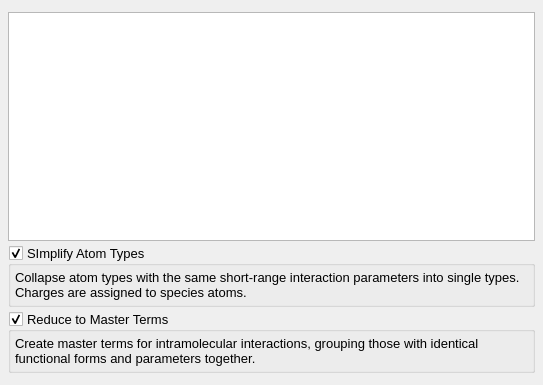
<?xml version="1.0" encoding="UTF-8"?>
<ui version="4.0">
 <class>ImportLigParGenDialog</class>
 <widget class="QDialog" name="ImportLigParGenDialog">
  <property name="geometry">
   <rect>
    <x>0</x>
    <y>0</y>
    <width>543</width>
    <height>385</height>
   </rect>
  </property>
  <property name="font">
   <font>
    <pointsize>10</pointsize>
   </font>
  </property>
  <property name="windowTitle">
   <string>Import Forcefield Wizard</string>
  </property>
  <layout class="QVBoxLayout" name="verticalLayout">
   <property name="spacing">
    <number>4</number>
   </property>
   <property name="leftMargin">
    <number>4</number>
   </property>
   <property name="topMargin">
    <number>4</number>
   </property>
   <property name="rightMargin">
    <number>4</number>
   </property>
   <property name="bottomMargin">
    <number>4</number>
   </property>
   <item>
    <widget class="QWidget" name="WizardHeaderWidget" native="true"/>
   </item>
   <item>
    <widget class="QStackedWidget" name="MainStack">
     <property name="minimumSize">
      <size>
       <width>319</width>
       <height>120</height>
      </size>
     </property>
     <property name="currentIndex">
      <number>3</number>
     </property>
     <widget class="QWidget" name="SelectFilePage">
      <layout class="QVBoxLayout" name="verticalLayout_2">
       <item>
        <spacer name="verticalSpacer_2">
         <property name="orientation">
          <enum>Qt::Vertical</enum>
         </property>
         <property name="sizeHint" stdset="0">
          <size>
           <width>20</width>
           <height>40</height>
          </size>
         </property>
        </spacer>
       </item>
       <item>
        <layout class="QFormLayout" name="formLayout">
         <item row="0" column="0">
          <widget class="QLabel" name="label">
           <property name="text">
            <string>OpenMM File</string>
           </property>
          </widget>
         </item>
         <item row="0" column="1">
          <layout class="QHBoxLayout" name="horizontalLayout">
           <property name="spacing">
            <number>4</number>
           </property>
           <item>
            <widget class="QLineEdit" name="InputXMLEdit"/>
           </item>
           <item>
            <widget class="QPushButton" name="InputXMLButton">
             <property name="text">
              <string/>
             </property>
             <property name="icon">
              <iconset resource="main.qrc">
               <normaloff>:/menu/icons/menu_open.svg</normaloff>:/menu/icons/menu_open.svg</iconset>
             </property>
            </widget>
           </item>
          </layout>
         </item>
         <item row="1" column="0">
          <widget class="QLabel" name="label_2">
           <property name="text">
            <string>XYZ File</string>
           </property>
          </widget>
         </item>
         <item row="1" column="1">
          <layout class="QHBoxLayout" name="horizontalLayout_2">
           <property name="spacing">
            <number>4</number>
           </property>
           <item>
            <widget class="QLineEdit" name="InputXYZEdit"/>
           </item>
           <item>
            <widget class="QPushButton" name="InputXYZButton">
             <property name="text">
              <string/>
             </property>
             <property name="icon">
              <iconset resource="main.qrc">
               <normaloff>:/menu/icons/menu_open.svg</normaloff>:/menu/icons/menu_open.svg</iconset>
             </property>
            </widget>
           </item>
          </layout>
         </item>
        </layout>
       </item>
       <item>
        <spacer name="verticalSpacer">
         <property name="orientation">
          <enum>Qt::Vertical</enum>
         </property>
         <property name="sizeHint" stdset="0">
          <size>
           <width>20</width>
           <height>40</height>
          </size>
         </property>
        </spacer>
       </item>
      </layout>
     </widget>
     <widget class="QWidget" name="PreviewSpeciesPage">
      <layout class="QVBoxLayout" name="verticalLayout_5">
       <property name="spacing">
        <number>4</number>
       </property>
       <property name="leftMargin">
        <number>4</number>
       </property>
       <property name="topMargin">
        <number>4</number>
       </property>
       <property name="rightMargin">
        <number>4</number>
       </property>
       <property name="bottomMargin">
        <number>4</number>
       </property>
       <item>
        <widget class="QFrame" name="MainViewFrame">
         <property name="sizePolicy">
          <sizepolicy hsizetype="Expanding" vsizetype="Expanding">
           <horstretch>0</horstretch>
           <verstretch>0</verstretch>
          </sizepolicy>
         </property>
         <property name="minimumSize">
          <size>
           <width>300</width>
           <height>300</height>
          </size>
         </property>
         <property name="frameShape">
          <enum>QFrame::StyledPanel</enum>
         </property>
         <property name="frameShadow">
          <enum>QFrame::Sunken</enum>
         </property>
         <layout class="QHBoxLayout" name="horizontalLayout_3">
          <property name="spacing">
           <number>0</number>
          </property>
          <property name="leftMargin">
           <number>0</number>
          </property>
          <property name="topMargin">
           <number>0</number>
          </property>
          <property name="rightMargin">
           <number>0</number>
          </property>
          <property name="bottomMargin">
           <number>0</number>
          </property>
          <item>
           <widget class="SpeciesViewer" name="SpeciesView" native="true">
            <property name="sizePolicy">
             <sizepolicy hsizetype="Expanding" vsizetype="Expanding">
              <horstretch>0</horstretch>
              <verstretch>3</verstretch>
             </sizepolicy>
            </property>
            <property name="cursor">
             <cursorShape>CrossCursor</cursorShape>
            </property>
            <property name="mouseTracking">
             <bool>true</bool>
            </property>
            <property name="focusPolicy">
             <enum>Qt::WheelFocus</enum>
            </property>
           </widget>
          </item>
         </layout>
        </widget>
       </item>
      </layout>
     </widget>
     <widget class="QWidget" name="PreviewTermsPage">
      <layout class="QVBoxLayout" name="verticalLayout_4">
       <item>
        <widget class="QTreeView" name="xmlTree"/>
       </item>
      </layout>
     </widget>
     <widget class="QWidget" name="AtomTypesPage">
      <layout class="QVBoxLayout" name="verticalLayout_7">
       <property name="spacing">
        <number>4</number>
       </property>
       <property name="leftMargin">
        <number>4</number>
       </property>
       <property name="topMargin">
        <number>4</number>
       </property>
       <property name="rightMargin">
        <number>4</number>
       </property>
       <property name="bottomMargin">
        <number>4</number>
       </property>
       <item>
        <widget class="QListView" name="AtomTypeList"/>
       </item>
       <item>
        <widget class="QGroupBox" name="SimplifyAtomTypesGroup">
         <property name="title">
          <string>SImplify Atom Types</string>
         </property>
         <property name="checkable">
          <bool>true</bool>
         </property>
         <layout class="QVBoxLayout" name="verticalLayout_6" stretch="0">
          <property name="spacing">
           <number>4</number>
          </property>
          <property name="leftMargin">
           <number>4</number>
          </property>
          <property name="topMargin">
           <number>4</number>
          </property>
          <property name="rightMargin">
           <number>4</number>
          </property>
          <property name="bottomMargin">
           <number>4</number>
          </property>
          <item>
           <widget class="QLabel" name="label_4">
            <property name="text">
             <string>Collapse atom types with the same short-range interaction parameters into single types. Charges are assigned to species atoms.</string>
            </property>
            <property name="wordWrap">
             <bool>true</bool>
            </property>
           </widget>
          </item>
         </layout>
        </widget>
       </item>
       <item>
        <widget class="QGroupBox" name="ReduceToMasterTermsGroup">
         <property name="title">
          <string>Reduce to Master Terms</string>
         </property>
         <property name="checkable">
          <bool>true</bool>
         </property>
         <layout class="QVBoxLayout" name="verticalLayout_8" stretch="0">
          <property name="spacing">
           <number>4</number>
          </property>
          <property name="leftMargin">
           <number>4</number>
          </property>
          <property name="topMargin">
           <number>4</number>
          </property>
          <property name="rightMargin">
           <number>4</number>
          </property>
          <property name="bottomMargin">
           <number>4</number>
          </property>
          <item>
           <widget class="QLabel" name="label_5">
            <property name="text">
             <string>Create master terms for intramolecular interactions, grouping those with identical functional forms and parameters together.</string>
            </property>
            <property name="wordWrap">
             <bool>true</bool>
            </property>
           </widget>
          </item>
         </layout>
        </widget>
       </item>
      </layout>
     </widget>
     <widget class="QWidget" name="ApplyForcefieldPage">
      <layout class="QVBoxLayout" name="verticalLayout_3">
       <item>
        <spacer name="verticalSpacer_3">
         <property name="orientation">
          <enum>Qt::Vertical</enum>
         </property>
         <property name="sizeHint" stdset="0">
          <size>
           <width>20</width>
           <height>113</height>
          </size>
         </property>
        </spacer>
       </item>
       <item>
        <widget class="QGroupBox" name="CreateForcefieldGroup">
         <property name="title">
          <string>Create Forcefield</string>
         </property>
         <property name="checkable">
          <bool>true</bool>
         </property>
         <property name="checked">
          <bool>false</bool>
         </property>
         <layout class="QFormLayout" name="formLayout_2">
          <property name="horizontalSpacing">
           <number>4</number>
          </property>
          <property name="verticalSpacing">
           <number>4</number>
          </property>
          <property name="leftMargin">
           <number>4</number>
          </property>
          <property name="topMargin">
           <number>4</number>
          </property>
          <property name="rightMargin">
           <number>4</number>
          </property>
          <property name="bottomMargin">
           <number>4</number>
          </property>
          <item row="1" column="0">
           <widget class="QLabel" name="label_name">
            <property name="text">
             <string>Forcefield Name</string>
            </property>
           </widget>
          </item>
          <item row="1" column="1">
           <widget class="QLineEdit" name="ForcefieldNameEdit"/>
          </item>
          <item row="0" column="0" colspan="2">
           <widget class="QLabel" name="label_3">
            <property name="text">
             <string>This will create a forcefield entry for the current parameters so that they can be re-applied to additional species</string>
            </property>
            <property name="wordWrap">
             <bool>true</bool>
            </property>
           </widget>
          </item>
         </layout>
        </widget>
       </item>
       <item>
        <spacer name="verticalSpacer_4">
         <property name="orientation">
          <enum>Qt::Vertical</enum>
         </property>
         <property name="sizeHint" stdset="0">
          <size>
           <width>20</width>
           <height>112</height>
          </size>
         </property>
        </spacer>
       </item>
      </layout>
     </widget>
    </widget>
   </item>
   <item>
    <widget class="QWidget" name="WizardFooterWidget" native="true"/>
   </item>
  </layout>
 </widget>
 <customwidgets>
  <customwidget>
   <class>SpeciesViewer</class>
   <extends>QWidget</extends>
   <header>gui/speciesviewer.hui</header>
   <container>1</container>
  </customwidget>
 </customwidgets>
 <tabstops>
  <tabstop>InputXMLEdit</tabstop>
  <tabstop>InputXMLButton</tabstop>
 </tabstops>
 <resources>
  <include location="main.qrc"/>
 </resources>
 <connections/>
 <slots>
  <slot>nextStack()</slot>
  <slot>prevStack()</slot>
  <slot>xmlString(QString)</slot>
  <slot>nameString(QString)</slot>
  <slot>xmlFileDialog()</slot>
 </slots>
</ui>
